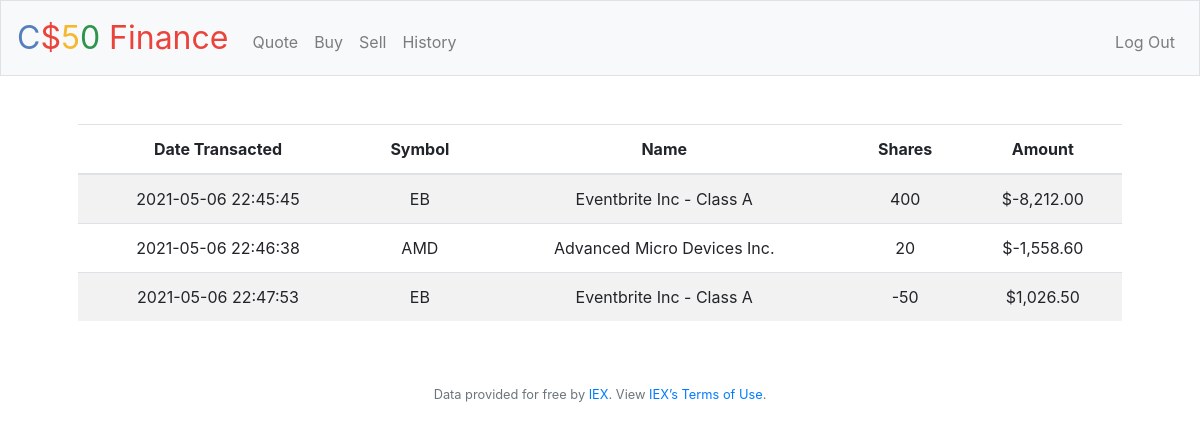
The app's page /history (signed in) with its own data.
### tables this page shows
CREATE TABLE history (
    user INTEGER NOT NULL,
    symbol TEXT NOT NULL,
    name TEXT NOT NULL,
    shares INTEGER NOT NULL,
    amount NUMERIC NOT NULL,
    transacted TIMESTAMP DEFAULT CURRENT_TIMESTAMP NOT NULL,
    FOREIGN KEY (user) REFERENCES users (id));

### application.py (the view)
@app.route("/history")
@login_required  # Function from `helpers.py` to require login first
def history():
    if not session.get("user_id"):
        return redirect("/login")
    user_history = db.execute("SELECT * FROM history WHERE user = ?",
                              session.get("user_id"))
    for i in range(len(user_history)):
        user_history[i]['amount'] = usd(user_history[i]['amount'])
    return render_template("history.html", history=user_history)

### application.py (called while the page is built)
@app.after_request
def after_request(response):
    response.headers["Cache-Control"] = "no-cache, no-store, must-revalidate"
    response.headers["Expires"] = 0
    response.headers["Pragma"] = "no-cache"
    return response

### helpers.py (called while the page is built)
def login_required(f):
    @wraps(f)
    def decorated_function(*args, **kwargs):
        if session.get("user_id") is None:
            return redirect("/login")
        return f(*args, **kwargs)
    return decorated_function

def usd(value):
    return f"${value:,.2f}"

### templates/history.html (shortened to what this page needs)
{% extends "layout.html" %}
{% block main %}
    {% if session.user_id %}
        <table class="table table-striped">
            <thead>
                <tr>
                    <th>Date Transacted</th>
                    <th>Symbol</th>
                    <th>Name</th>
                    <th>Shares</th>
                    <th>Amount</th>
                </tr>
            </thead>
            <tbody>
                {% for row in history %}
                    <tr>
                        <td>{{ row.transacted }}</td>
                        <td>{{ row.symbol }}</td>
                        <td>{{ row.name }}</td>
                        <td>{{ row.shares }}</td>
                        <td>{{ row.amount }}</td>
                    </tr>
                {% endfor %}
            </tbody>
        </table>
    {% endif %}
{% endblock %}

### records on screen
history: transacted "2021-05-06 22:45:45", symbol "EB", name "Eventbrite Inc - Class A", shares "400", amount "$-8,212.00"
history: transacted "2021-05-06 22:46:38", symbol "AMD", name "Advanced Micro Devices Inc.", shares "20", amount "$-1,558.60"
history: transacted "2021-05-06 22:47:53", symbol "EB", name "Eventbrite Inc - Class A", shares "-50", amount "$1,026.50"
